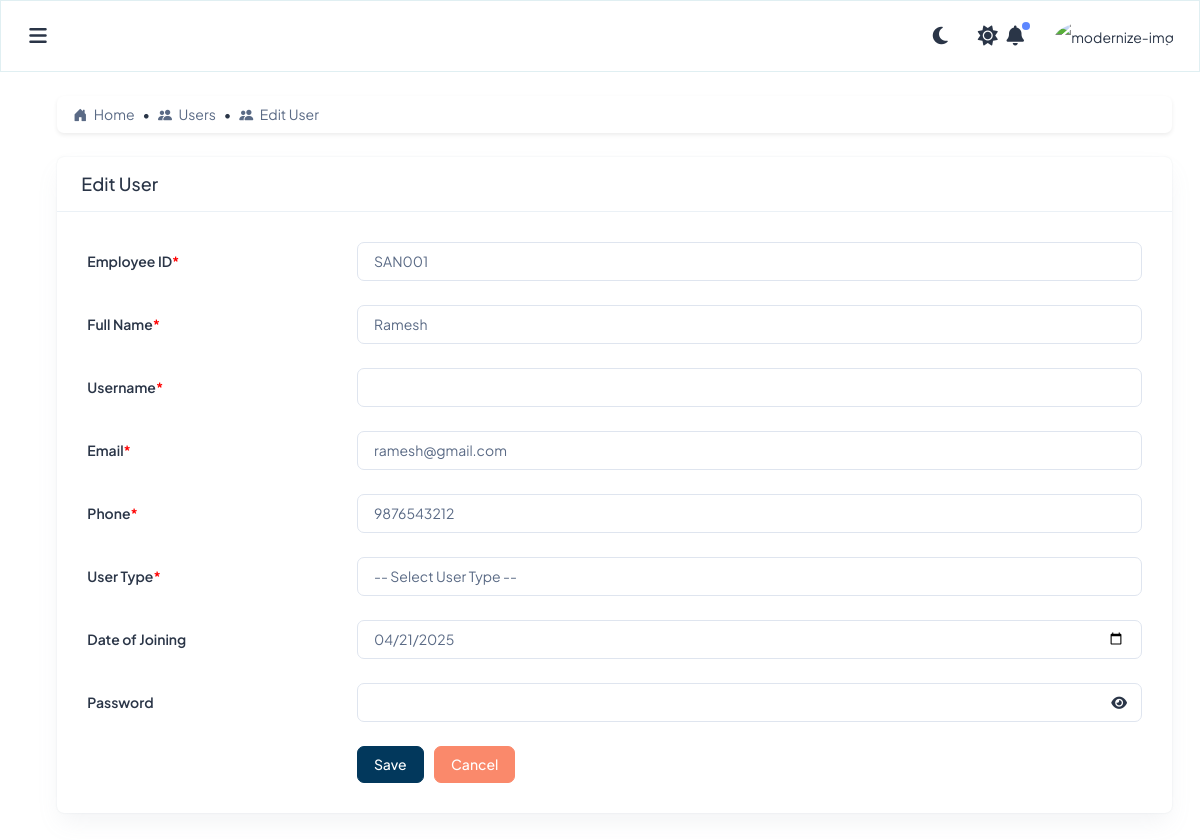
The page /user-edit/1/ on the database as committed earlier.
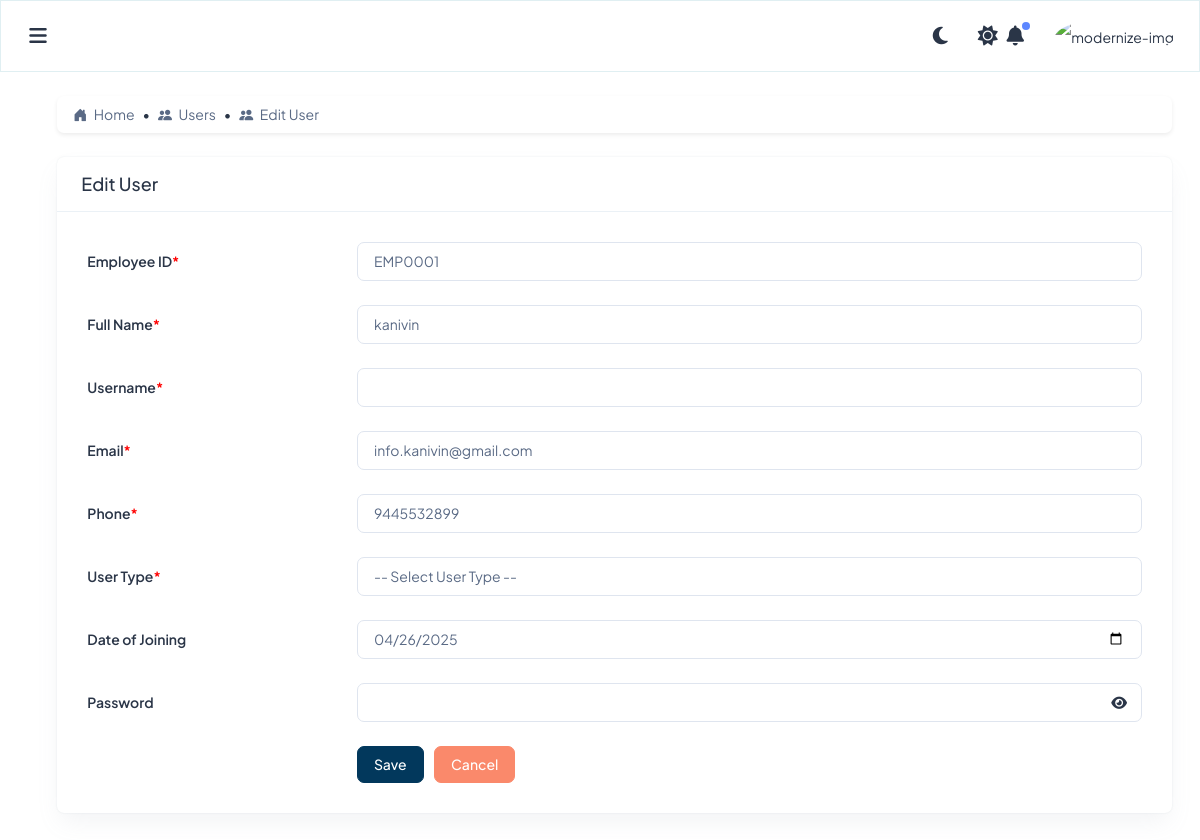
The same page on the database as committed later.
### incentives/models.py (models this page shows, shortened)
class AuditMixin(models.Model):
    created_by = models.CharField(max_length=100, null=True, blank=True)
    updated_by = models.CharField(max_length=100, null=True, blank=True)
    created_at = models.DateTimeField(default=timezone.now)
    updated_at = models.DateTimeField(auto_now=True)
    class Meta:
        abstract = True

class UserProfile(AuditMixin):
    fullname = models.CharField(max_length=100)
    phone = models.CharField(max_length=15)
    mail_id = models.EmailField(unique=True)
    password = models.CharField(max_length=100)
    user_type = models.ForeignKey(Role, on_delete=models.SET_NULL, null=True)
    doj = models.DateField(verbose_name="Date of Joining")
    employee_id = models.CharField(max_length=50, unique=True)
    enable_login = models.BooleanField(default=True)

### incentives/views.py (the view)
# urls.py: path('user-edit/<int:pk>/', views.user_edit, name='user_edit'),
def user_edit(request, pk):
    user = get_object_or_404(UserProfile, pk=pk)
    if request.method == 'POST':
        form = UserProfileForm(request.POST, instance=user)
        if form.is_valid():
            form.save()
            return redirect('user_list')
    else:
        form = UserProfileForm(instance=user)
    return render(request, 'owner/users/user_form.html', {'form': form, 'title': 'Edit User'})

### incentives/forms.py (shortened to what this page needs)
class UserProfileForm(ModelForm):
    class Meta:
        model = UserProfile
        fields = ['fullname', 'phone', 'mail_id', 'password', 'user_type', 'doj', 'employee_id', 'enable_login']
        widgets = {
            'doj': forms.DateInput(attrs={'type': 'date'}),
            'password': forms.PasswordInput(),
        }

### incentives/templates/owner/users/user_form.html (shortened to what the changed rows need)
{% extends 'layouts/layout.html' %}
{% load static %}
{% load form_filters %}
{% block content %}
<div class="col-lg-12">
  <div class="card">
    <div class="card-body">
      <form method="post" novalidate>
        <div class="mb-4 row align-items-center">
          <div class="col-sm-9">
            <input type="text" name="employee_id" class="form-control" value="{{ form.employee_id.value|default:'' }}" required>
          </div>
        </div>
        <div class="mb-4 row align-items-center">
          <div class="col-sm-9">
            <input type="text" name="fullname" class="form-control" value="{{ form.fullname.value|default:'' }}" required>
          </div>
        </div>
        <div class="mb-4 row align-items-center">
          <div class="col-sm-9">
            <input type="email" name="mail_id" class="form-control" value="{{ form.mail_id.value|default:'' }}" required>
          </div>
        </div>
        <div class="mb-4 row align-items-center">
          <div class="col-sm-9">
            <input type="tel" name="phone" class="form-control" value="{{ form.phone.value|default:'' }}" required>
          </div>
        </div>
        <div class="mb-4 row align-items-center">
          <div class="col-sm-9">
            <input type="date" name="doj" class="form-control"
                   value="{{ form.doj.value|date:'Y-m-d'|default:'' }}">
          </div>
        </div>
      </form>
    </div>
  </div>
</div>
{% endblock %}

Rows that differ between the two databases and show on the page:
changed UserProfile: employee_id "SAN001" → "EMP0001"; fullname "Ramesh" → "kanivin"; mail_id "ramesh@gmail.com" → "info.kanivin@gmail.com"; phone "9876543212" → "9445532899"; doj "04/21/2025" → "04/26/2025"
